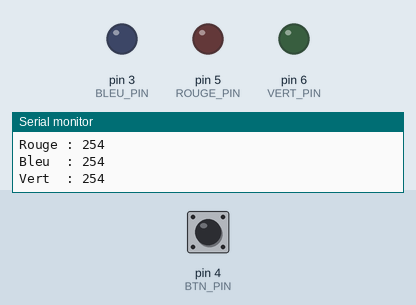
A sketch run on a simulated Arduino Uno, built with avr-gcc and run on an emulated ATmega328P. Shown: output pins drawn as LEDs (lit = HIGH), the last lines printed to the serial monitor. Inputs (shaded band) come from the test bench; at power-on: pin 4 (BTN_PIN) LOW.

Above: at 2.8 s.
2.9 s: pin 4 (BTN_PIN) pulled HIGH for 0.15 s
At 3.6 s:
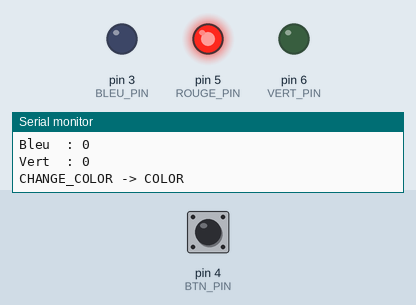
4.5 s: pin 4 (BTN_PIN) pulled HIGH for 1 s
At 6.1 s:
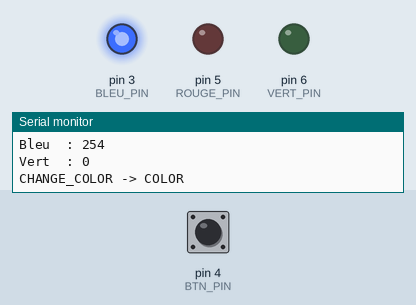
Timing chart, 0 to 7.6 s (numbered marks = the images above; inputs shaded):
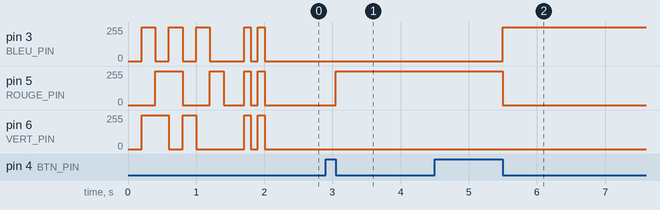

The sketch:

Flechettes.ino
```cpp
#define ROUGE_PIN 5
#define BLEU_PIN 3
#define VERT_PIN 6
#define BTN_PIN 4

#define TIMEOUT_CHANGE 1000
#define TIMEOUT 5000

enum BTN_Etat{
  INIT,
  COLOR,
  DIMM,
  BLINK,
  CHANGE_BLINK,
  CHANGE_DIMM,
  CHANGE_COLOR
};

enum Color_List{
  NONE,
  ROUGE,
  BLEU,
  VERT,
  VIOLET,
  JAUNE,
  MAGENTA,
  FULL
};

enum Blink_List{
  FIX,
  CHANGING
};

const int RougeC[] =    {0, 254, 254};
const int BleuC[] =     {254, 0  , 254};
const int VertC[] =     {254, 254, 0  };
const int VioletC[] =   {0  , 0  , 254};
const int JauneC[] =    {0  , 254, 0  };
const int MagentaC[] =  {254, 0  , 0  };
const int FullC[] =     {0  , 0  , 0  };
const int NoneC[] =     {254, 254, 254};
int* Color[] = {NoneC, RougeC, BleuC, VertC, VioletC, JauneC, MagentaC, FullC};

const int Intesitee[] = {0, 50 , 100, 150, 200};

int select, first_pass;
unsigned long time_BTN, timeout_State, SecCountTEST, SecCount, SecCountBlink;
int DimmR, DimmB, DimmV, Current_Color, Blink, Time_Diff, Dimmable, UpsideDown, BlinkValue;
int BTN_Etat;
const int Color_count = FULL, Blink_count = CHANGING+1, Dim_count = 4;


void setup() {
  Serial.begin(115200);
  // put your setup code here, to run once:
  pinMode(BLEU_PIN, OUTPUT);
  pinMode(ROUGE_PIN, OUTPUT);
  pinMode(VERT_PIN, OUTPUT);
  pinMode(BTN_PIN, INPUT);
  select = FULL;
  BTN_Etat = INIT;
  Blink = FIX;
  BlinkValue = 254;
  time_BTN = 0;
  Dimmable = 0;
}

void loop() {
  State_Machine();
  Blinking(Blink);
}
int CheckValue(int Value)
{
  if(Value < 0){
    Value = 0;
  }
  return Value;
}

int ChangeColor(int Selection)
{
  Selection--;
  if(Selection <= 0){
    Selection = Color_count;
  }
  return Selection;
}

int ChangeBlink(int Value)
{
  Value++;
  if(Value >= Blink_count){
    Value = 0;
  }
  if(Value == CHANGING){
    Serial.println("CHANGING");
  }else{
    Serial.println("FIX");
  }
  return Value;
}

int ChangeDimmable(int Dimm)
{
  Dimm++;
  if(Dimm > Dim_count){
    Dimm = 0;
  }
  return Dimm;
}

void Blinking(int Value){
  if(Value == CHANGING){
    if((SecCountBlink + 10 + (Intesitee[Dimmable]/5)) <= millis()){
      SecCountBlink = millis();
      if(UpsideDown == 0){
        BlinkValue++;
        if(BlinkValue >= 254){
          UpsideDown = 1;
          select = ChangeColor(select);
        }
      }else{
        BlinkValue--;
        if((BlinkValue <= Intesitee[Dimmable])){
           UpsideDown = 0;
           Serial.print("blink Changing  ");
           Serial.println(Intesitee[Dimmable]);
        }
      }
      writeLEDS();
    }
  }else if(Value == FIX){
    BlinkValue = 0;
    if(BlinkValue < Intesitee[Dimmable]){
      BlinkValue = Intesitee[Dimmable];
      UpsideDown = 0;
    }
  }
}

void writeLEDS()
{
  DimmR = CheckValue(Color[select][0]);
  DimmB = CheckValue(Color[select][1]);
  DimmV = CheckValue(Color[select][2]);

  if(Blink != FIX){
     if(DimmR == 0){
      DimmR = BlinkValue;
    }
    if(DimmB == 0){
      DimmB = BlinkValue;
    }
    if(DimmV == 0){
      DimmV = BlinkValue;
    }
  }else{
   if(DimmR == 0){
      DimmR = Intesitee[Dimmable];
    }
    if(DimmB == 0){
      DimmB = Intesitee[Dimmable];
    }
    if(DimmV == 0){
      DimmV = Intesitee[Dimmable];
    }
  }

  analogWrite(ROUGE_PIN, DimmR);
  analogWrite(BLEU_PIN, DimmB);
  analogWrite(VERT_PIN, DimmV);

  if((SecCountTEST + 500) <= millis()){
    SecCountTEST = millis();
    Serial.print("Rouge : ");
    Serial.println(DimmR);
    Serial.print("Bleu  : ");
    Serial.println(DimmB);
    Serial.print("Vert  : ");
    Serial.println(DimmV);
  }
}

void State_Machine()
{
  switch(BTN_Etat){
    case INIT:
    first_pass = 1;
    select = FULL;
    writeLEDS();
    delay(200);
    select = ROUGE;
    writeLEDS();
    delay(200);
    select = BLEU;
    writeLEDS();
    delay(200);
    select = VERT;
    writeLEDS();
    delay(200);
    select = VIOLET;
    writeLEDS();
    delay(200);
    select = JAUNE;
    writeLEDS();
    delay(200);
    select = MAGENTA;
    writeLEDS();
    delay(200);
    Current_Color = FULL;
    select = Current_Color;
    writeLEDS();
    delay(200);
    break;
    case COLOR:
    if(first_pass == 1){
      select = Current_Color;
      writeLEDS();
      delay(100);
      select = NONE;
      writeLEDS();
      delay(100);
      select = Current_Color;
      writeLEDS();
      delay(100);
      select = NONE;
      writeLEDS();
      delay(100);
      select = Current_Color;
      writeLEDS();
      first_pass = 0;
      Blink = FIX;
      BlinkValue = 0;
    }
    break;
    case DIMM:
    select = BLEU;
    writeLEDS();
    break;
    case BLINK:
    if(Blink == FIX){
      select = ROUGE;
      writeLEDS();
      BlinkValue = Intesitee[Dimmable];
    }
    break;
    case CHANGE_BLINK:
    first_pass = 1;
    Blink = ChangeBlink(Blink);
    break;
    case CHANGE_DIMM:
    first_pass = 1;
    Dimmable = ChangeDimmable(Dimmable);
    break;
    case CHANGE_COLOR:
    select = ChangeColor(Current_Color);
    Current_Color = select;
    writeLEDS();
    break;
  }

  if (BTN_Etat == INIT)
  {
    BTN_Etat = COLOR;
    Serial.println("INIT -> COLOR ");
  }
  else if (BTN_Etat == COLOR)
  {
    if (digitalRead(BTN_PIN) == 1){
      if (time_BTN == 0){
        time_BTN = millis();
      }
    }else{
      if (time_BTN != 0){
        Time_Diff = millis() - time_BTN;
        Serial.print("Diff ");
        Serial.println(Time_Diff);
        if (Time_Diff >= TIMEOUT_CHANGE){
          Serial.println("COLOR -> DIMM ");
          BTN_Etat = DIMM;
          time_BTN = 0;
          first_pass = 1;
        }else{
          Serial.println("COLOR -> CHANGE_COLOR ");
          BTN_Etat = CHANGE_COLOR;
          time_BTN = 0;
        }
      }
    }
  }
  else if (BTN_Etat == DIMM)
  {
    if(first_pass == 1){
      timeout_State = millis();
      first_pass = 0;
    }
    else{
      Time_Diff = timeout_State - millis();
      if(Time_Diff >= TIMEOUT){
        BTN_Etat = COLOR;
        Serial.println("DIMM -> COLOR ");
      }
      if (digitalRead(BTN_PIN) == 1){
        if (time_BTN == 0){
          time_BTN = millis();
        }
      }else{
        if (time_BTN != 0){
          Time_Diff = millis() - time_BTN;
          if (Time_Diff >= TIMEOUT_CHANGE){
            Serial.println("DIMM -> BLINK ");
            BTN_Etat = BLINK;
            time_BTN = 0;
            first_pass = 1;
          }else{
            Serial.println("DIMM -> CHANGE_DIMM ");
            BTN_Etat = CHANGE_DIMM;
            time_BTN = 0;
            first_pass = 1;
          }
        }
      }
    }
  }
  else if (BTN_Etat == BLINK)
  {
    /*if(first_pass == 1){
      timeout_State = millis();
      first_pass = 0;

    }
    Time_Diff = timeout_State - millis();
    if(Time_Diff >= TIMEOUT){
      BTN_Etat = COLOR;
      Serial.println("BLINK -> COLOR ");
    }*/

    if (digitalRead(BTN_PIN) == 1){
      if (time_BTN == 0){
        time_BTN = millis();
      }
    }else{
      if (time_BTN != 0){
        Time_Diff = millis() - time_BTN;
        if (Time_Diff >= TIMEOUT_CHANGE){
          Serial.println("BLINK -> COLOR ");
          BTN_Etat = COLOR;
          time_BTN = 0;
          first_pass = 1;
        }else{
          Serial.println("BLINK -> CHANGE_BLINK ");
          BTN_Etat = CHANGE_BLINK;
          time_BTN = 0;
        }
      }
    }
  }
  else if (BTN_Etat == CHANGE_BLINK)
  {
    delay(1);
    if (digitalRead(BTN_PIN) == 0){
      Serial.println("CHANGE_BLINK -> BLINK");
      BTN_Etat = BLINK;
    }

  }
  else if (BTN_Etat == CHANGE_DIMM)
  {
    delay(1);
    if (digitalRead(BTN_PIN) == 0){
      Serial.println("CHANGE_DIMM -> DIMM");
      BTN_Etat = DIMM;
    }

  }
  else if (BTN_Etat == CHANGE_COLOR)
  {
    delay(1);
    if (digitalRead(BTN_PIN) == 0){
      Serial.println("CHANGE_COLOR -> COLOR");
      BTN_Etat = COLOR;
    }
  }
}
```

Measured:
- after the input at 2.9 s, pin 5 (ROUGE_PIN): 0/255 → 254/255 after 0.15 s
- after the input at 4.5 s, pin 3 (BLEU_PIN): 0/255 → 254/255 after 1.0 s; pin 5 (ROUGE_PIN): 254/255 → 0/255 after 1.0 s
